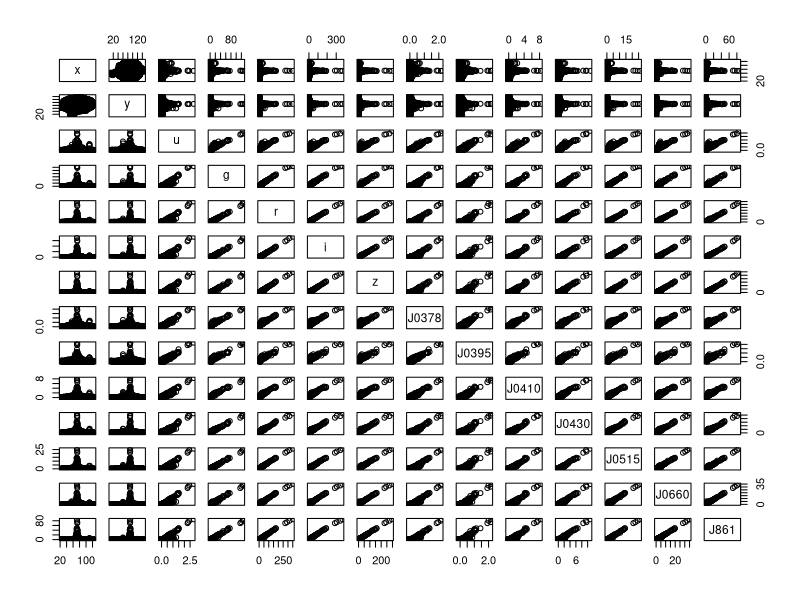
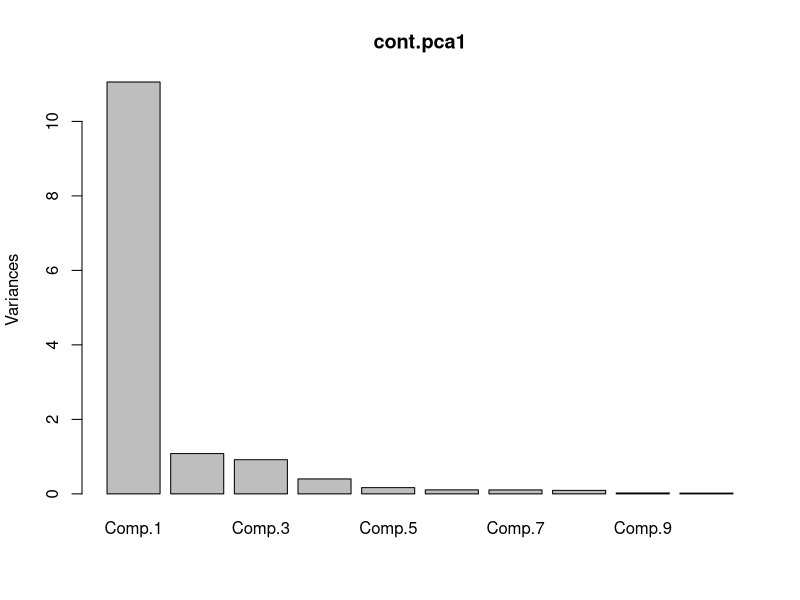
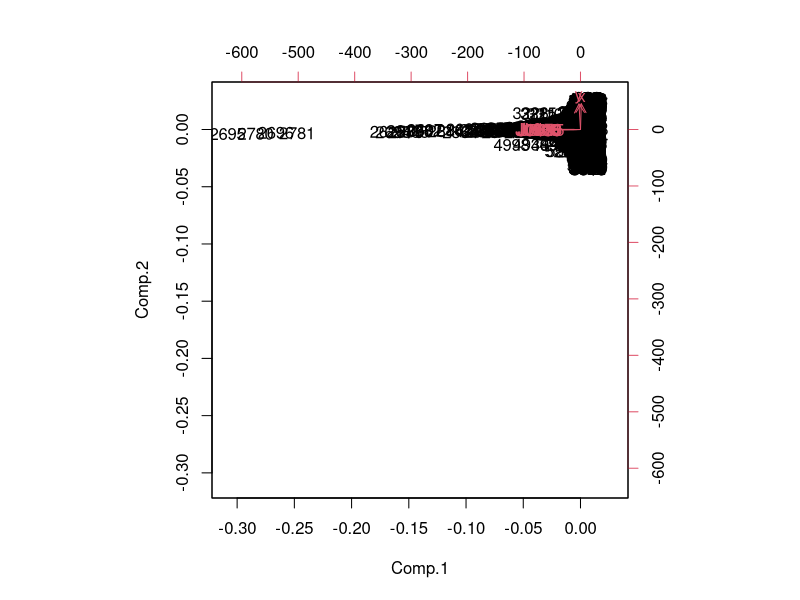
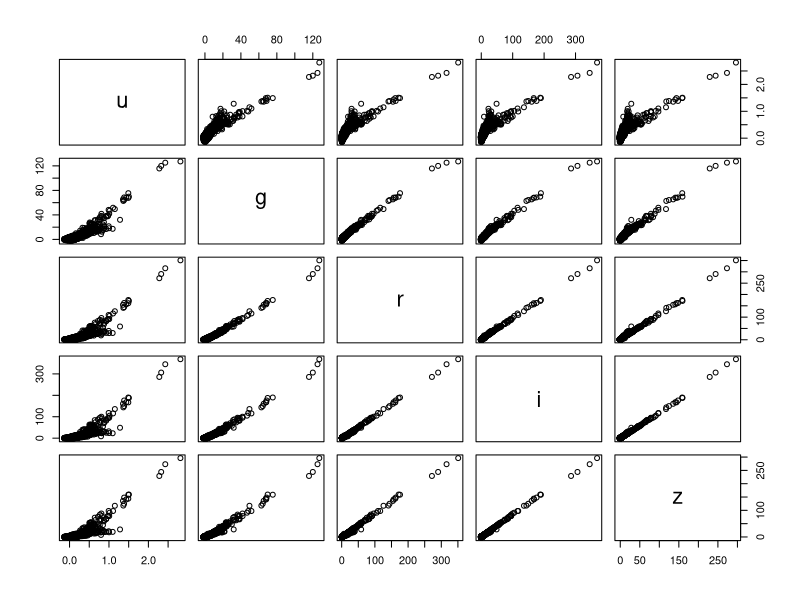
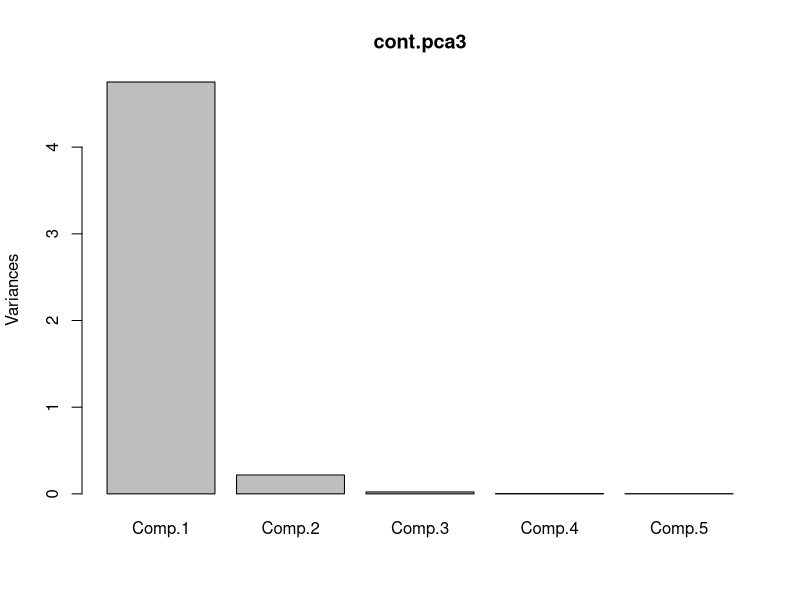
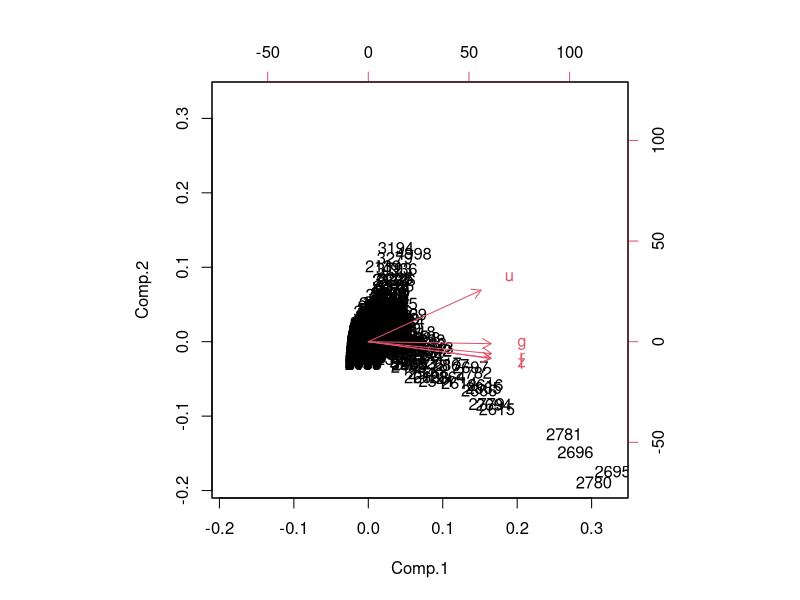

The R script that drew these images, in order:
setwd('/home/pnovais/Dropbox/DOUTORADO/JPLUS_clusters/gal_A2589A2593/')
data1 = read.table("contagens.txt")
colnames(data1) <- c("x","y",'u','g','r','i','z','J0378','J0395','J0410','J0430','J0515','J0660','J861')
pairs(data1)
cont.pca1 <- princomp(data1,scores = TRUE, cor=TRUE)
summary(cont.pca1)
plot(cont.pca1)
biplot(cont.pca1)
cont.pca1$loadings
cont.pca1$scores
data2 <- cbind(data1$u, data1$g, data1$r, data1$i, data1$z, data1$J0378, data1$J0395,data1$J0410, data1$J0430,data1$J0515,data1$J0660,data1$J861)

data3 <- cbind(data1$u, data1$g, data1$r, data1$i, data1$z)
colnames(data3) <- c('u','g','r','i','z')
pairs(data3)
cont.pca3 <- princomp(data3,scores = TRUE, cor=TRUE)
summary(cont.pca3)
plot(cont.pca3)
biplot(cont.pca3)